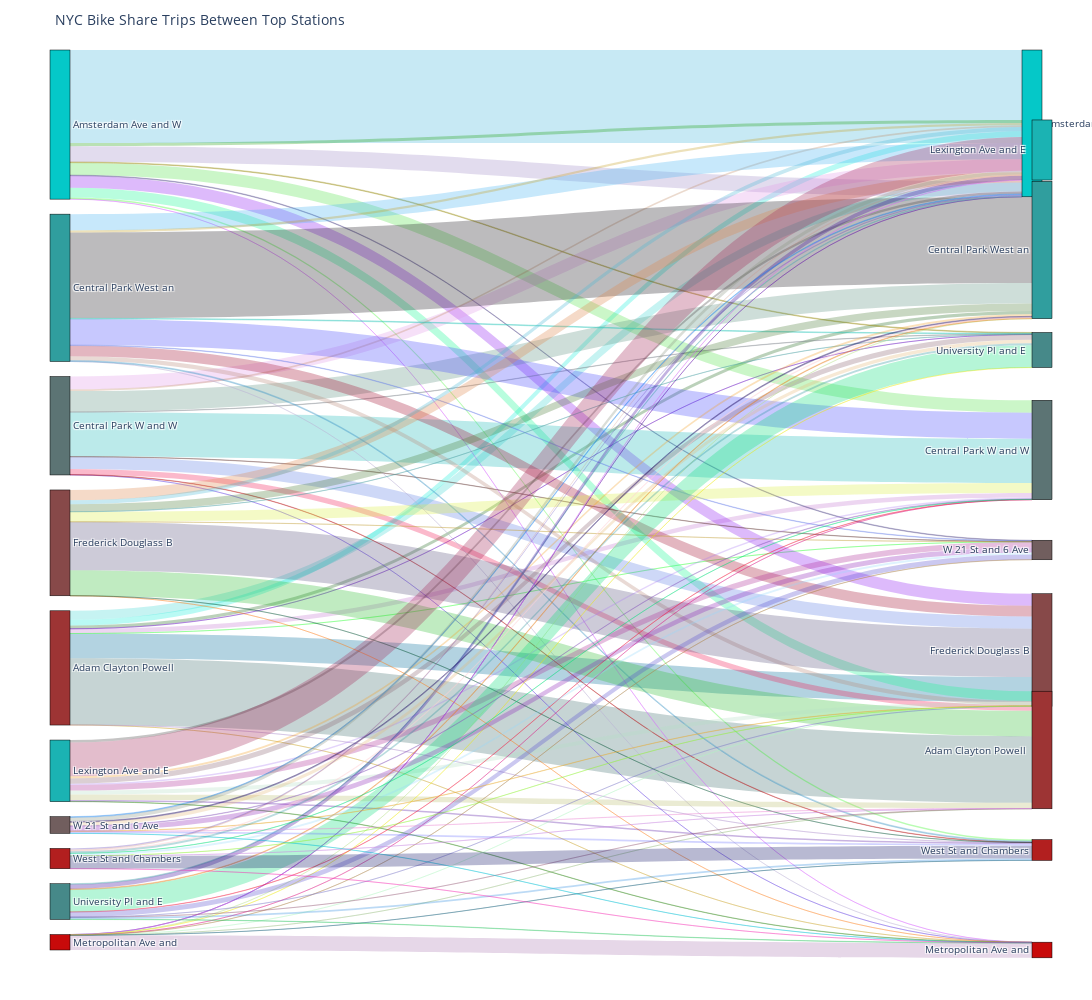

The notebook cell this image was saved under:
### Markdown cell above
#### Snakey diagram - Option 1

### Code cell
import pandas as pd
import numpy as np
import plotly.graph_objects as go
import os

def clean_station_names(df):
    df['start_station_name'] = df['start_station_name'].str.replace('&', 'and')
    df['end_station_name'] = df['end_station_name'].str.replace('&', 'and')
    df['start_station_name'] = df['start_station_name'].str.replace(r'[^\w\s-]', '', regex=True)
    df['end_station_name'] = df['end_station_name'].str.replace(r'[^\w\s-]', '', regex=True)
    df['start_station_name'] = df['start_station_name'].str[:20]
    df['end_station_name'] = df['end_station_name'].str[:20]
    return df

def get_top_stations(df, n=10):
    start_station_counts = df['start_station_name'].value_counts()
    end_station_counts = df['end_station_name'].value_counts()
    total_counts = pd.concat([start_station_counts, end_station_counts])
    top_stations = total_counts.groupby(level=0).sum().nlargest(n).index.tolist()
    return top_stations

def create_sankey_data(df, top_stations):
    # Filter data for top stations
    df_filtered = df[
        (df['start_station_name'].isin(top_stations)) & 
        (df['end_station_name'].isin(top_stations))
    ]
    
    # Count trips between stations
    flow_data = df_filtered.groupby(['start_station_name', 'end_station_name']).size().reset_index()
    flow_data.columns = ['source', 'target', 'value']
    
    # Create indices for stations (left side and right side)
    n_stations = len(top_stations)
    station_to_idx_left = {station: idx for idx, station in enumerate(top_stations)}
    station_to_idx_right = {station: idx + n_stations for idx, station in enumerate(top_stations)}
    
    # Convert source stations to left-side indices and target stations to right-side indices
    flow_data['source_idx'] = flow_data['source'].map(station_to_idx_left)
    flow_data['target_idx'] = flow_data['target'].map(station_to_idx_right)
    
    return flow_data, top_stations

def create_sankey_diagram(flow_data, station_names, output_path):
    n_stations = len(station_names)
    
    # Create node labels (left and right sides)
    node_labels = station_names + station_names
    
    # Create node x-coordinates (0 for left side, 1 for right side)
    node_x = [0]*n_stations + [1]*n_stations
    
    # Create color scale for stations
    colors = [f'hsl({h},80%,50%)' for h in np.linspace(0, 360, n_stations)]
    # For more muted colors:
    colors = [f'hsl({h},60%,70%)' for h in np.linspace(0, 360, n_stations)]
    
    # Or for a specific color palette:
    from plotly.colors import n_colors
    colors = n_colors('rgb(5, 200, 200)', 'rgb(200, 10, 10)', n_stations, colortype='rgb')
    node_colors = colors * 2  # Same colors for both sides

    
    # Create Sankey diagram
    fig = go.Figure(data=[go.Sankey(
        node = dict(
            pad = 15,
            thickness = 20,
            line = dict(color = "black", width = 0.5),
            label = node_labels,
            color = node_colors,
            x = node_x,  # Set x-coordinates
            y = [y for y in np.linspace(0, 1, n_stations)]*2  # Evenly space nodes vertically
        ),
        link = dict(
            source = flow_data['source_idx'],
            target = flow_data['target_idx'],
            value = flow_data['value'],
            color = [f'rgba({np.random.randint(0,255)}, {np.random.randint(0,255)}, {np.random.randint(0,255)}, 0.3)' 
                    for _ in range(len(flow_data))]
        )
    )])

    # Update layout
    fig.update_layout(
        title_text="NYC Bike Share Trips Between Top Stations",
        font_size=10,
        height=800,
        width=1200,
        plot_bgcolor='white',
        paper_bgcolor='white'
    )
    fig.update_layout(
    height=1000,
    width=1500,
    margin=dict(l=50, r=50, t=50, b=50)
    )

    
    # Save the figure
    fig.write_html(output_path)
    
    return fig

def main():
    try:
        # Create charts directory if it doesn't exist
        charts_dir = os.path.join('site', 'charts')
        os.makedirs(charts_dir, exist_ok=True)
        
        # Clean the data
        print("Cleaning data...")
        df_clean = df.dropna(subset=['start_station_name', 'end_station_name'])
        df_cleaned = clean_station_names(df_clean)
        
        # Get top stations
        print("Getting top stations...")
        top_stations = get_top_stations(df_cleaned, n=10)  # Adjust n for more/fewer stations
        
        # Create Sankey data
        print("Creating Sankey data...")
        flow_data, station_names = create_sankey_data(df_cleaned, top_stations)
        
        # Create and save the visualization
        print("Creating Sankey diagram...")
        html_path = os.path.join(charts_dir, 'bike_trips_sankey.html')
        fig = create_sankey_diagram(flow_data, station_names, html_path)
        
        print(f"Sankey diagram saved successfully at {html_path}!")
        
        # Display the figure in notebook (if you're using Jupyter)
        fig.show()
        
    except Exception as e:
        print(f"Error in main execution: {str(e)}")
        raise e

if __name__ == "__main__":
    main()

### Figure 1 — Plotly figure (JSON) as saved in the notebook; plotly's stock layout.template omitted (floating-point values rounded to 4 significant figures)
{"data": [{"link": {"color": ["rgba(67, 112, 113, 0.3)", "rgba(66, 214, 213, 0.3)", "rgba(196, 119, 209, 0.3)", "rgba(31, 103, 27, 0.3)", "rgba(6, 109, 157, 0.3)", "rgba(24, 237, 219, 0.3)", "rgba(202, 163, 41, 0.3)", "rgba(94, 2, 188, 0.3)", "rgba(53, 253, 61, 0.3)", "rgba(177, 147, 206, 0.3)", "rgba(22, 249, 147, 0.3)", "rgba(72, 181, 219, 0.3)", "rgba(85, 225, 73, 0.3)", "rgba(158, 140, 198, 0.3)", "rgba(143, 29, 242, 0.3)", "rgba(26, 156, 7, 0.3)", "rgba(215, 101, 254, 0.3)", "rgba(145, 132, 3, 0.3)", "rgba(82, 70, 136, 0.3)", "rgba(26, 243, 6, 0.3)", "rgba(241, 25, 84, 0.3)", "rgba(226, 151, 230, 0.3)", "rgba(32, 186, 186, 0.3)", "rgba(95, 145, 130, 0.3)", "rgba(92, 125, 229, 0.3)", "rgba(188, 134, 94, 0.3)", "rgba(95, 57, 224, 0.3)", "rgba(129, 136, 142, 0.3)", "rgba(95, 52, 46, 0.3)", "rgba(182, 13, 15, 0.3)", "rgba(183, 134, 116, 0.3)", "rgba(71, 178, 240, 0.3)", "rgba(71, 73, 250, 0.3)", "rgba(34, 31, 39, 0.3)", "rgba(163, 15, 46, 0.3)", "rgba(195, 155, 28, 0.3)", "rgba(186, 174, 212, 0.3)", "rgba(36, 194, 182, 0.3)", "rgba(104, 127, 233, 0.3)", "rgba(68, 153, 199, 0.3)", "rgba(47, 188, 50, 0.3)", "rgba(221, 132, 75, 0.3)", "rgba(217, 238, 67, 0.3)", "rgba(73, 124, 55, 0.3)", "rgba(91, 85, 126, 0.3)", "rgba(72, 182, 211, 0.3)", "rgba(251, 127, 29, 0.3)", "rgba(80, 164, 167, 0.3)", "rgba(195, 164, 63, 0.3)", "rgba(0, 82, 52, 0.3)", "rgba(184, 190, 109, 0.3)", "rgba(63, 61, 60, 0.3)", "rgba(166, 118, 240, 0.3)", "rgba(241, 155, 31, 0.3)", "rgba(180, 223, 194, 0.3)", "rgba(164, 37, 86, 0.3)", "rgba(38, 130, 10, 0.3)", "rgba(137, 96, 109, 0.3)", "rgba(172, 42, 148, 0.3)", "rgba(73, 6, 156, 0.3)", "rgba(154, 190, 131, 0.3)", "rgba(91, 3, 166, 0.3)", "rgba(219, 16, 125, 0.3)", "rgba(184, 226, 140, 0.3)", "rgba(177, 246, 193, 0.3)", "rgba(212, 111, 242, 0.3)", "rgba(173, 123, 180, 0.3)", "rgba(235, 233, 13, 0.3)", "rgba(172, 133, 77, 0.3)", "rgba(23, 97, 124, 0.3)", "rgba(151, 96, 122, 0.3)", "rgba(80, 167, 176, 0.3)", "rgba(240, 24, 62, 0.3)", "rgba(233, 127, 26, 0.3)", "rgba(122, 120, 198, 0.3)", "rgba(59, 5, 155, 0.3)", "rgba(41, 195, 92, 0.3)", "rgba(10, 221, 124, 0.3)", "rgba(83, 73, 204, 0.3)", "rgba(35, 133, 220, 0.3)", "rgba(235, 139, 213, 0.3)", "rgba(19, 125, 237, 0.3)", "rgba(133, 85, 184, 0.3)", "rgba(24, 5, 94, 0.3)", "rgba(232, 169, 44, 0.3)", "rgba(135, 146, 125, 0.3)", "rgba(7, 192, 213, 0.3)", "rgba(227, 183, 117, 0.3)", "rgba(139, 32, 181, 0.3)", "rgba(105, 110, 254, 0.3)", "rgba(203, 138, 226, 0.3)", "rgba(85, 52, 178, 0.3)", "rgba(5, 223, 122, 0.3)", "rgba(253, 208, 211, 0.3)", "rgba(145, 240, 56, 0.3)", "rgba(204, 138, 126, 0.3)", "rgba(246, 44, 179, 0.3)", "rgba(27, 140, 149, 0.3)", "rgba(146, 214, 250, 0.3)", "rgba(21, 25, 107, 0.3)"], "source": [7, 7, 7, 7, 7, 7, 7, 7, 7, 7, 0, 0, 0, 0, 0, 0, 0, 0, 0, 0, 4, 4, 4, 4, 4, 4, 4, 4, 4, 4, 2, 2, 2, 2, 2, 2, 2, 2, 2, 2, 6, 6, 6, 6, 6, 6, 6, 6, 6, 6, 1, 1, 1, 1, 1, 1, 1, 1, 1, 1, 9, 9, 9, 9, 9, 9, 9, 9, 9, 9, 3, 3, 3, 3, 3, 3, 3, 3, 3, 3, 5, 5, 5, 5, 5, 5, 5, 5, 5, 5, 8, 8, 8, 8, 8, 8, 8, 8, 8, 8], "target": [17, 10, 14, 12, 16, 11, 19, 13, 15, 18, 17, 10, 14, 12, 16, 11, 19, 13, 15, 18, 17, 10, 14, 12, 16, 11, 19, 13, 15, 18, 17, 10, 14, 12, 16, 11, 19, 13, 15, 18, 17, 10, 14, 12, 16, 11, 19, 13, 15, 18, 17, 10, 14, 12, 16, 11, 19, 13, 15, 18, 17, 10, 14, 12, 16, 11, 19, 13, 15, 18, 17, 10, 14, 12, 16, 11, 19, 13, 15, 18, 17, 10, 14, 12, 16, 11, 19, 13, 15, 18, 17, 10, 14, 12, 16, 11, 19, 13, 15, 18], "value": [24065, 3231, 1665, 1168, 8935, 2072, 5, 55, 20, 35, 3571, 33585, 4495, 5694, 4315, 1139, 19, 257, 217, 552, 1986, 4621, 16028, 7479, 4395, 648, 16, 130, 106, 136, 1506, 5889, 9383, 30985, 3900, 751, 14, 252, 175, 348, 9175, 3742, 3566, 2668, 17472, 1415, 4, 71, 52, 38, 2004, 919, 479, 755, 1428, 12175, 101, 1895, 2032, 458, 7, 17, 6, 12, 7, 78, 5320, 60, 56, 32, 45, 270, 87, 265, 47, 1600, 108, 8006, 1818, 672, 64, 302, 143, 336, 97, 1426, 37, 1225, 1783, 639, 18, 418, 69, 247, 39, 382, 23, 722, 791, 4619]}, "node": {"color": ["rgb(5.0, 200.0, 200.0)", "rgb(26.666666666666668, 178.88888888888889, 178.88888888888889)", "rgb(48.333333333333336, 157.77777777777777, 157.77777777777777)", "rgb(70.0, 136.66666666666669, 136.66666666666669)", "rgb(91.66666666666667, 115.55555555555556, 115.55555555555556)", "rgb(113.33333333333334, 94.44444444444444, 94.44444444444444)", "rgb(135.0, 73.33333333333334, 73.33333333333334)", "rgb(156.66666666666669, 52.22222222222223, 52.22222222222223)", "rgb(178.33333333333334, 31.111111111111114, 31.111111111111114)", "rgb(200.0, 10.0, 10.0)", "rgb(5.0, 200.0, 200.0)", "rgb(26.666666666666668, 178.88888888888889, 178.88888888888889)", "rgb(48.333333333333336, 157.77777777777777, 157.77777777777777)", "rgb(70.0, 136.66666666666669, 136.66666666666669)", "rgb(91.66666666666667, 115.55555555555556, 115.55555555555556)", "rgb(113.33333333333334, 94.44444444444444, 94.44444444444444)", "rgb(135.0, 73.33333333333334, 73.33333333333334)", "rgb(156.66666666666669, 52.22222222222223, 52.22222222222223)", "rgb(178.33333333333334, 31.111111111111114, 31.111111111111114)", "rgb(200.0, 10.0, 10.0)"], "label": ["Amsterdam Ave and W ", "Lexington Ave and E ", "Central Park West an", "University Pl and E ", "Central Park W and W", "W 21 St and 6 Ave", "Frederick Douglass B", "Adam Clayton Powell ", "West St and Chambers", "Metropolitan Ave and", "Amsterdam Ave and W ", "Lexington Ave and E ", "Central Park West an", "University Pl and E ", "Central Park W and W", "W 21 St and 6 Ave", "Frederick Douglass B", "Adam Clayton Powell ", "West St and Chambers", "Metropolitan Ave and"], "line": {"color": "black", "width": 0.5}, "pad": 15, "thickness": 20, "x": [0, 0, 0, 0, 0, 0, 0, 0, 0, 0, 1, 1, 1, 1, 1, 1, 1, 1, 1, 1], "y": [0, 0.1111, 0.2222, 0.3333, 0.4444, 0.5556, 0.6667, 0.7778, 0.8889, 1, 0, 0.1111, 0.2222, 0.3333, 0.4444, 0.5556, 0.6667, 0.7778, 0.8889, 1]}, "type": "sankey"}], "layout": {"font": {"size": 10}, "height": 1000, "margin": {"b": 50, "l": 50, "r": 50, "t": 50}, "paper_bgcolor": "white", "plot_bgcolor": "white", "title": {"text": "NYC Bike Share Trips Between Top Stations"}, "width": 1500}}
